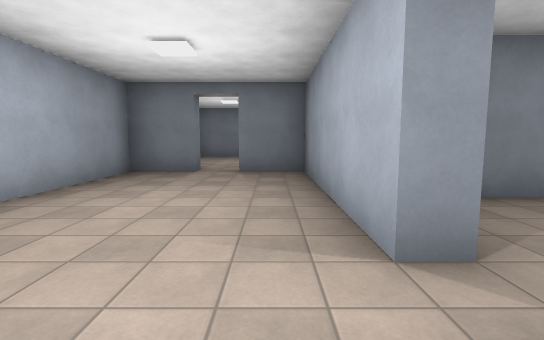
[1] (above)

13 first-person views from a walk through a level from a Godot 3-D game. The camera is 1.5 m above the floor, tilts 6° down and sees 85° across. The floor is counted in squares, 2 m on a side. Each view is taken from the middle of a square. On the plan, view 1 faces up. The plan holds only what a view shows up to about 10 squares ahead; the rest is blank. The place goes on beyond the plan. Surface patterns are stand-ins for the level's own textures.

[2]
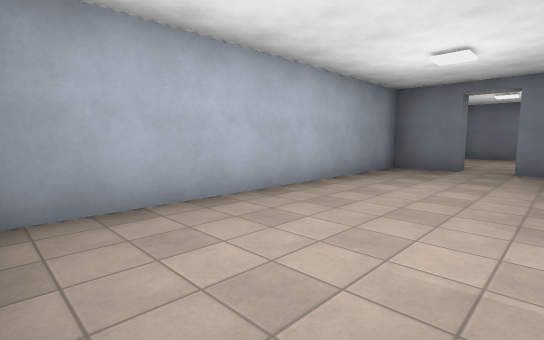

[3]
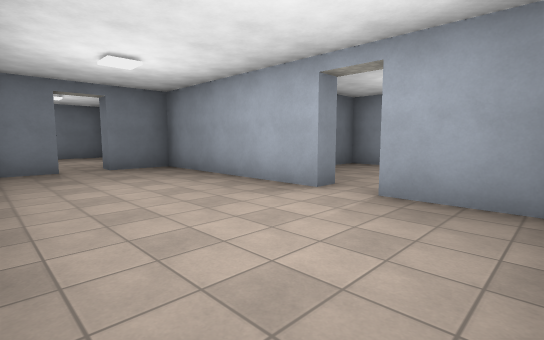

[4]
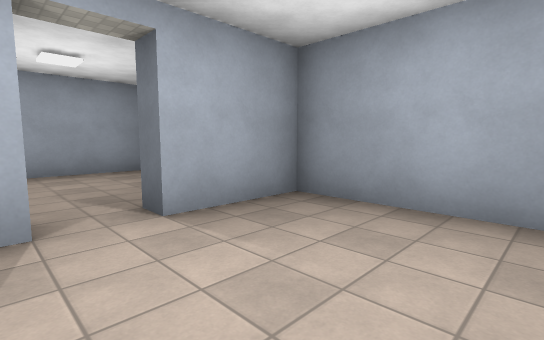

[5]
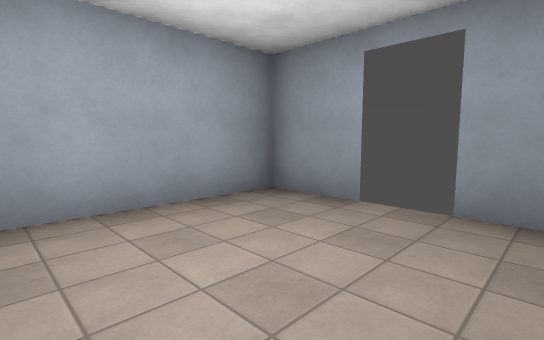

[6]
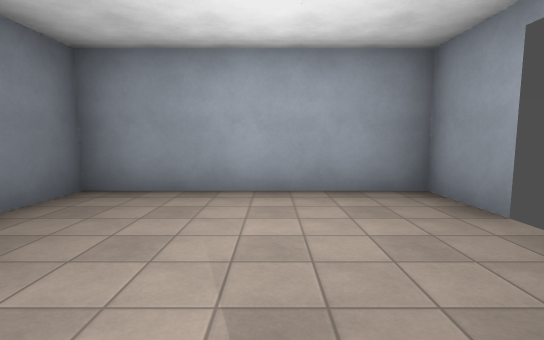

[7]
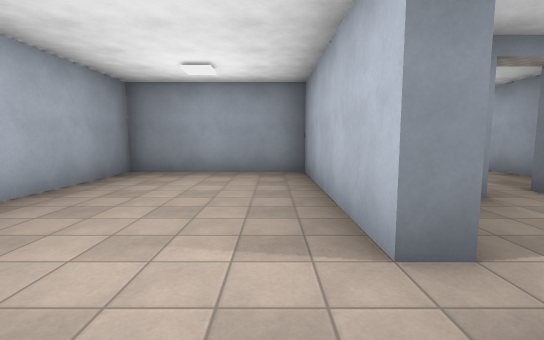

[8]
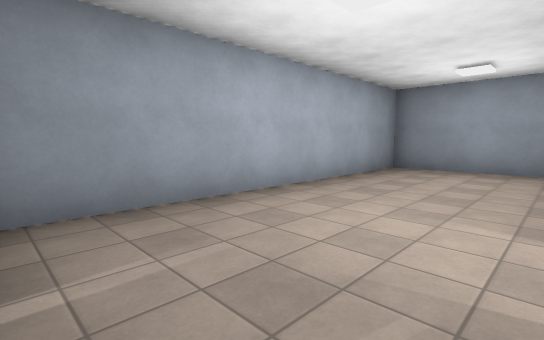

[9]
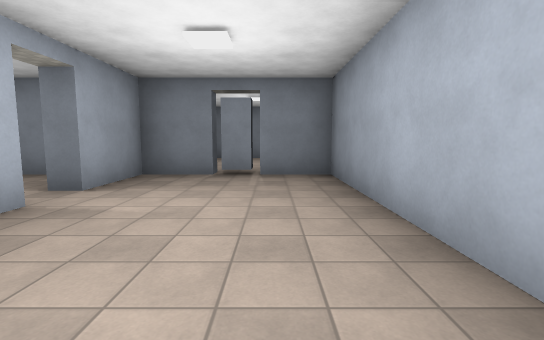

[10]
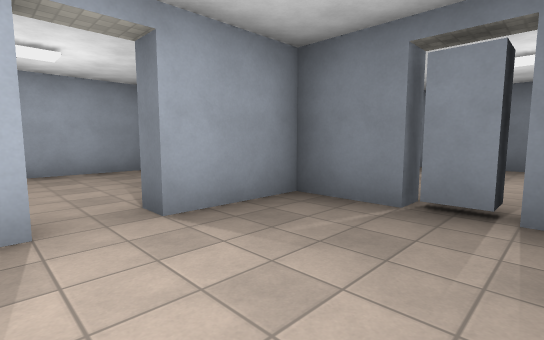

[11]
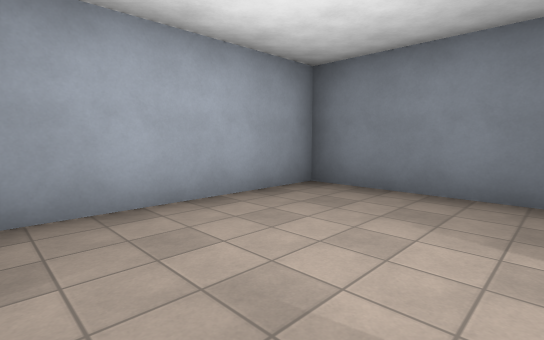

[12]
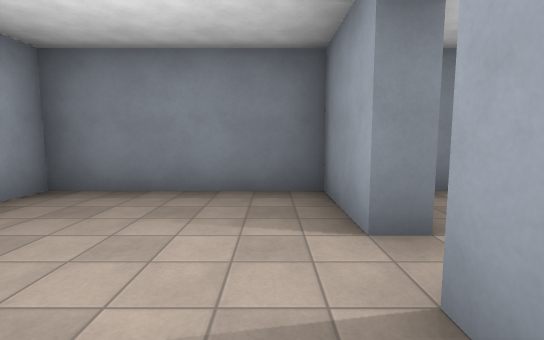

[13]
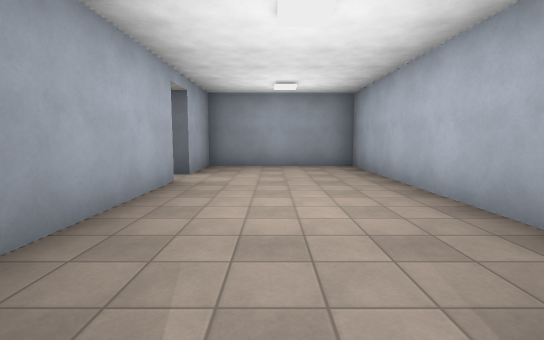

### Floor plan
Points are (right, up) in squares from view 1. A wall is a line through its corners. A room is listed if a view was taken in it or the views show most of it. See-through windows are left out.
Room 1 (views 1, 2, 3, 4, 6, 13)
walls: (1.4, 1.7) (0.8, 1.7) (0.8, 6.7) (-0.7, 6.7) (-0.7, 7.2); (-1.8, 7.2) (-1.8, 6.7) (-3.2, 6.7) (-3.2, -1.3) (0.8, -1.3) (0.8, 0.7) (1.2, 0.7)
ways out: opening at (1, 1) to room 2; opening at (-1, 7) to room 4
Room 2 (view 5)
walls: (2, -1.3) (5.2, -1.3) (5.2, 3.7) (2.6, 3.7)
ways out: opening at (1, 1) to room 1
Room 3 (views 7, 8, 9, 10)
walls: (1.3, 9.3) (1.3, 4.2) (5.2, 4.2) (5.2, 12.3) (3.7, 12.3); (3.6, 12.8) (3.6, 12.3) (1.3, 12.3) (1.3, 10.3); (2.8, 12.9) (2.8, 12.2)
ways out: opening at (1, 10) to room 4; gap at (3, 13)
Room 4 (views 11, 12)
walls: (0.8, 8.8) (0.8, 9.3) (1.3, 9.3); (1.3, 10.3) (0.8, 10.3) (0.8, 12.3) (-3.2, 12.3) (-3.2, 8)
ways out: opening at (-1, 7) to room 1; opening at (1, 10) to room 3

Where each view was taken, in squares from view 1:
view 1: 0 up, 0 right, facing up
view 2: 1 down, 0 right, facing up-left
view 3: 1 down, 3 left, facing up-right
view 4: 2 up, 2 left, facing down-right
view 5: 2 up, 2 right, facing down-right
view 6: 1 up, 1 right, facing right
view 7: 11 up, 2 right, facing down
view 8: 12 up, 2 right, facing down-right
view 9: 6 up, 4 right, facing up
view 10: 9 up, 4 right, facing up-left
view 11: 8 up, 0 right, facing up-left
view 12: 8 up, 0 right, facing up
view 13: 7 up, 1 left, facing down
